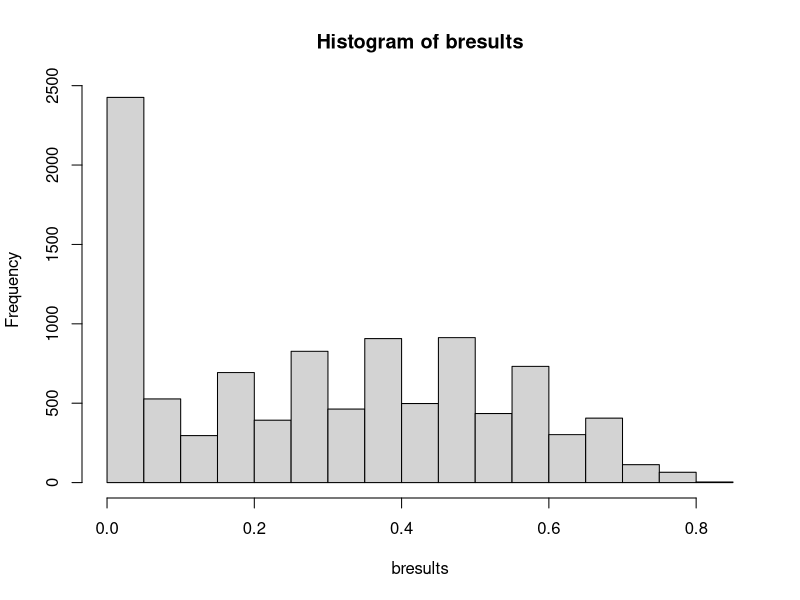

Here is the R script that generated this plot:
# Example code supplied for illustrative purposes only. The regression equations below were built
# using 2 years of data from our level 1 trauma academic medical center. They will not work out of the
# box for your institution.
# 2019-2020 Edward G. Brown MS, Patricia K. Howard PhD RN, Daniel Moore MD
# For more information please read the paper SIMULATING EMERGENCY DEPARTMENT BOARDING USING A DIFFERENCE EQUATION 
# at https://doi.org/10.1101/2020.03.19.20039040

bfunc <- function() {

  days <- 30
  lower <- 200
  upper <- 300
  
  test_limit <- 290
  threshold <- 40
  
  xbar.rand <- rep(NA,days)
  xbar.star <- rep(NA,days)
  xbar.start <- rep(NA,days)
  xbar.stop <- rep(NA,days)
  xbar.forty <- rep(40,days)
  xbar.thirty <- rep(30,days)
  
  start_int <- 22.44721952
  start_slope <- 0.179980129
  stop_int <- 32.5802325885976
  stop_slope <- 0.492633658985415
  
  for (i in 1:days)
    xbar.rand[[i]] <-sample(lower:upper, 1)
    
  for (i in 1:days)
    xbar.start[[i]] <-ceiling(start_int + (xbar.rand[[i]] * start_slope))

    for (i in 1:days)
    xbar.stop[[i]] <- ceiling(stop_int +(xbar.start[[i]] * stop_slope))
  
# Why 12? In our observed data, the starting day balance of a day (selected at random) was 12. This starts our iteration.
# Patients boarding at Start of Day was 25, Patients start boarding during the day was 57, Patients stop boarding was 70.  
  xbar.star[[1]] = 12
  
  for (i in 1:days)

    xbar.star[[i+1]] = ifelse(ceiling((xbar.star[i] + xbar.start[[i]]) - xbar.stop[[i]]) < 0, 0,
                              
                              
                              ifelse(ceiling((xbar.star[i] + xbar.start[[i]]) - xbar.stop[[i]]) >= threshold,
                                     
                                     ifelse(ceiling((xbar.star[i] + (start_int + (test_limit * start_slope))   ) - (stop_int +((start_int + (test_limit * start_slope)) * stop_slope))     ) < 0,0
                                            , ceiling((xbar.star[i] + (start_int + (test_limit * start_slope))   ) - (stop_int +((start_int + (test_limit * start_slope)) * stop_slope))     ) )
                                     
                                     ,ceiling((xbar.star[i] + xbar.start[[i]]) - xbar.stop[[i]])
                              )
    )
  
    
    
        
over_threshold <- length(xbar.star[xbar.star >= threshold])/days

return(over_threshold)
} # end of function

reps <- 10000
bresults <- rep(NA,reps)

for (i in 1:reps)
  bresults[[i]] <- bfunc()

sd(bresults)
summary(bresults)
hist(bresults)
quantile(bresults, 0.025)
quantile(bresults, 0.975)
